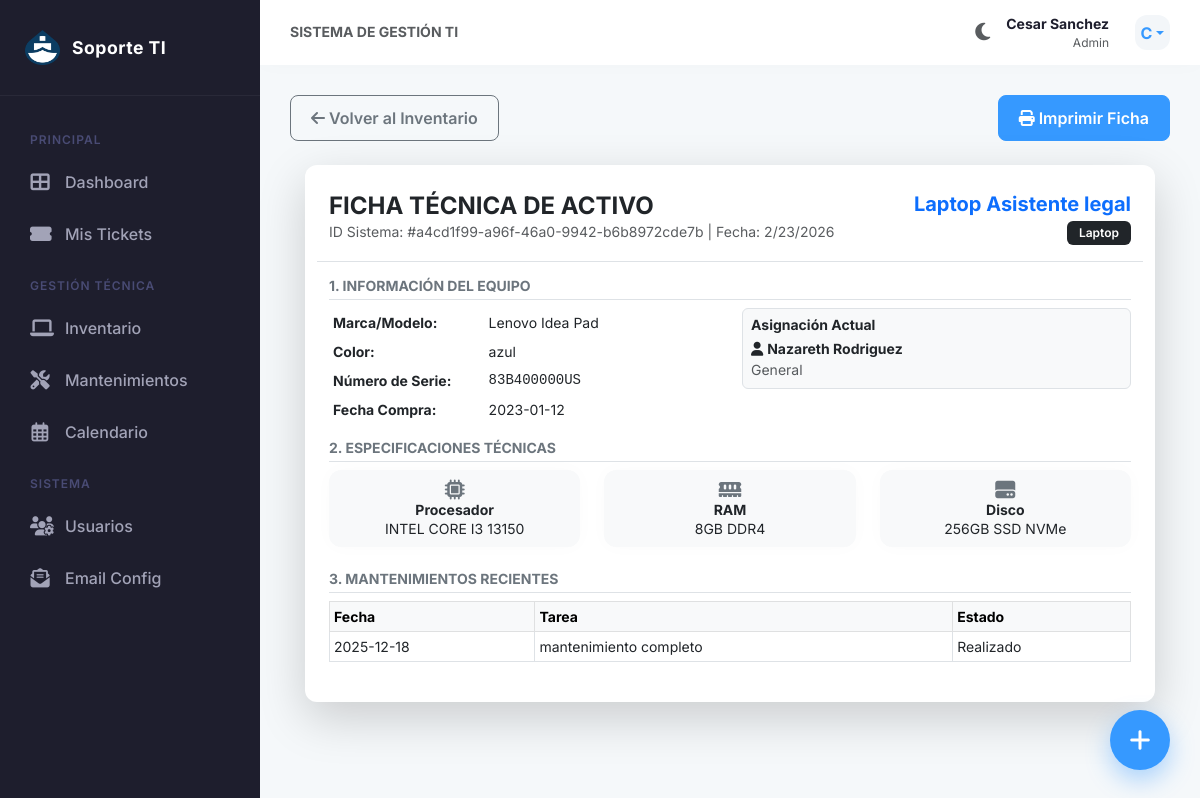
Screenshot of /equipos/ver/a4cd1f99-a96f-46a0-9942-b6b8972cde7b (signed in) with the database file from the repository.
### tables this page shows
CREATE TABLE usuarios (
    id TEXT PRIMARY KEY,
    username TEXT UNIQUE NOT NULL,
    email TEXT UNIQUE,
    password_hash TEXT NOT NULL,
    role TEXT NOT NULL DEFAULT 'user',
    departamento TEXT,
    fecha_creacion TIMESTAMP DEFAULT CURRENT_TIMESTAMP
);

CREATE TABLE equipos (
    id TEXT PRIMARY KEY,
    nombre_equipo TEXT UNIQUE NOT NULL,
    tipo TEXT,
    marca_modelo TEXT,
    numero_serie TEXT UNIQUE,
    fecha_compra DATE,
    procesador TEXT,
    memoria_ram TEXT,
    tipo_ram TEXT,
    disco_duro TEXT,
    tipo_disco TEXT,
    color TEXT,
    notas TEXT,
    usuario_asignado_id TEXT,
    FOREIGN KEY (usuario_asignado_id) REFERENCES usuarios (id) ON DELETE SET NULL
);

CREATE TABLE mantenimientos (
    id TEXT PRIMARY KEY,
    equipo_id TEXT NOT NULL,
    titulo TEXT NOT NULL,
    fecha_programada DATE NOT NULL,
    estado TEXT DEFAULT 'Pendiente',
    tecnico_asignado_id TEXT,
    motivo_reprogramacion TEXT, comentarios TEXT,
    FOREIGN KEY (equipo_id) REFERENCES equipos (id) ON DELETE CASCADE,
    FOREIGN KEY (tecnico_asignado_id) REFERENCES usuarios (id) ON DELETE SET NULL
);

### app.py (the view)
@app.route('/equipos/ver/<equipo_id>')
@login_required
def ver_equipo(equipo_id):
    equipo = repo.get_equipment_by_id(UUID(equipo_id))
    if not equipo:
        flash('Equipo no encontrado.', 'danger')
        return redirect(url_for('lista_equipos'))
    if equipo.usuario_asignado_id:
        user = repo.get_user_by_id(equipo.usuario_asignado_id)
        if user:
            setattr(equipo, 'usuario_asignado', user.username)
            setattr(equipo, 'departamento', user.departamento)
    historial = repo.list_mantenimientos(filters={'equipo_id': equipo_id})
    return render_template('ver_equipo.html', equipo=equipo, historial=historial)

### templates/ver_equipo.html (shortened to what this page needs)
{% extends "layout.html" %}
{% block content %}
<div class="d-flex justify-content-between align-items-center mb-4 d-print-none">
    <a href="{{ url_for('lista_equipos') }}" class="btn btn-outline-secondary">
        <i class="fas fa-arrow-left"></i> Volver al Inventario
    </a>
    <button onclick="window.print()" class="btn btn-primary">
        <i class="fas fa-print"></i> Imprimir Ficha
    </button>
</div>
<div class="card shadow-lg border-0 mx-auto ficha-tecnica" style="max-width: 850px;">
    <div class="card-body p-4">
        <div class="row border-bottom pb-3 mb-3 align-items-center">
            <div class="col-8">
                <h2 class="fw-bold text-uppercase mb-0 fs-4">Ficha Técnica de Activo</h2>
                <p class="text-muted mb-0 small">ID Sistema: #{{ equipo.id }} | Fecha: <script>document.write(new Date().toLocaleDateString())</script></p>
            </div>
            <div class="col-4 text-end">
                <div class="fw-bold text-primary fs-5">{{ equipo.nombre_equipo }}</div>
                <span class="badge bg-dark">{{ equipo.tipo }}</span>
            </div>
        </div>
        <h6 class="text-uppercase text-secondary border-bottom pb-1 mb-2 fw-bold small">1. Información del Equipo</h6>
        <div class="row mb-3">
            <div class="col-md-6">
                <table class="table table-sm table-borderless small mb-0">
                    <tr><td class="fw-bold" width="40%">Marca/Modelo:</td><td>{{ equipo.marca_modelo }}</td></tr>
                    <tr><td class="fw-bold">Color:</td><td>{{ equipo.color or '--' }}</td></tr>
                    <tr><td class="fw-bold">Número de Serie:</td><td class="font-monospace">{{ equipo.numero_serie or 'N/A' }}</td></tr>
                    <tr><td class="fw-bold">Fecha Compra:</td><td>{{ equipo.fecha_compra or 'Desconocida' }}</td></tr>
                </table>
            </div>
            <div class="col-md-6">
                <div class="p-2 bg-light rounded border">
                    <h6 class="fw-bold mb-1 small">Asignación Actual</h6>
                    {% if equipo.usuario_asignado %}
                        <p class="mb-0 small"><i class="fas fa-user"></i> <strong>{{ equipo.usuario_asignado }}</strong></p>
                        <p class="mb-0 small text-muted">{{ equipo.departamento or 'General' }}</p>
                    {% else %}
                        <p class="text-success mb-0 small"><i class="fas fa-box"></i> Disponible en Stock</p>
                    {% endif %}
                </div>
            </div>
        </div>
        <h6 class="text-uppercase text-secondary border-bottom pb-1 mb-2 fw-bold small">2. Especificaciones Técnicas</h6>
        <div class="row mb-3">
            <div class="col-md-4 mb-2">
                <div class="card h-100 bg-light border-0">
                    <div class="card-body text-center p-2">
                        <i class="fas fa-microchip fa-lg text-secondary mb-1"></i>
                        <h6 class="card-title fw-bold small mb-0">Procesador</h6>
                        <p class="card-text small mb-0">{{ equipo.procesador or '--' }}</p>
                    </div>
                </div>
            </div>
            <div class="col-md-4 mb-2">
                <div class="card h-100 bg-light border-0">
                    <div class="card-body text-center p-2">
                        <i class="fas fa-memory fa-lg text-secondary mb-1"></i>
                        <h6 class="card-title fw-bold small mb-0">RAM</h6>
                        <p class="card-text small mb-0">{{ equipo.memoria_ram or '--' }} {{ equipo.tipo_ram or '' }}</p>
                    </div>
                </div>
            </div>
            <div class="col-md-4 mb-2">
                <div class="card h-100 bg-light border-0">
                    <div class="card-body text-center p-2">
                        <i class="fas fa-hdd fa-lg text-secondary mb-1"></i>
                        <h6 class="card-title fw-bold small mb-0">Disco</h6>
                        <p class="card-text small mb-0">{{ equipo.disco_duro or '--' }} {{ equipo.tipo_disco or '' }}</p>
                    </div>
                </div>
            </div>
        </div>
        <h6 class="text-uppercase text-secondary border-bottom pb-1 mb-2 fw-bold small">3. Mantenimientos Recientes</h6>
        <table class="table table-bordered table-sm small mb-3">
            <thead class="table-light">
                <tr>
                    <th>Fecha</th>
                    <th>Tarea</th>
                    <th>Estado</th>
                </tr>
            </thead>
            <tbody>
                {% for mant in historial[:3] %}
                <tr>
                    <td>{{ mant.fecha_programada }}</td>
                    <td class="text-truncate" style="max-width: 200px;">{{ mant.titulo }}</td>
                    <td>{{ mant.estado }}</td>
                </tr>
                {% else %}
                <tr><td colspan="3" class="text-center text-muted">Sin mantenimientos registrados</td></tr>
                {% endfor %}
            </tbody>
        </table>
    </div>
</div>
{% endblock %}

### templates/layout.html (shortened to what this page needs)
<!DOCTYPE html>
<html lang="es">
<head>
    <link href="https://cdn.jsdelivr.net/npm/bootstrap@5.3.0/dist/css/bootstrap.min.css" rel="stylesheet">
    <link rel="stylesheet" href="https://cdnjs.cloudflare.com/ajax/libs/font-awesome/6.4.0/css/all.min.css">
    <link rel="stylesheet" href="https://cdn.datatables.net/1.13.4/css/dataTables.bootstrap5.min.css">
    <link rel="stylesheet" href="https://cdn.datatables.net/responsive/2.4.1/css/responsive.bootstrap5.min.css">
    <link rel="stylesheet" href="https://cdn.datatables.net/buttons/2.3.6/css/buttons.bootstrap5.min.css">
    <link rel="stylesheet" href="{{ url_for('static', filename='css/style.css') }}">
    <link rel="stylesheet" href="https://cdn.jsdelivr.net/npm/sweetalert2@11/dist/sweetalert2.min.css">
</head>
<body>
    <div class="app-wrapper">
        {% if session.get('user_id') %}
        <aside class="sidebar" id="sidebar">
            <div class="sidebar-header">
                <img src="{{ url_for('static', filename='img/logo.png') }}" alt="Logo" class="sidebar-logo">
                <h1 class="sidebar-title">Soporte TI</h1>
            </div>
            <div class="sidebar-menu">
                <div class="menu-section">Principal</div>
                <div class="menu-item">
                    <a href="{{ url_for('dashboard') }}"
                        class="menu-link {% if request.endpoint == 'dashboard' %}active{% endif %}">
                        <i class="fas fa-th-large"></i> Dashboard
                    </a>
                </div>
                <div class="menu-item">
                    <a href="{{ url_for('lista_soportes') }}"
                        class="menu-link {% if request.endpoint == 'lista_soportes' %}active{% endif %}">
                        <i class="fas fa-ticket-alt"></i> Mis Tickets
                    </a>
                </div>
                {% if session.get('role') in ['admin', 'tecnico'] %}
                <div class="menu-section">Gestión Técnica</div>
                <div class="menu-item">
                    <a href="{{ url_for('lista_equipos') }}"
                        class="menu-link {% if request.endpoint == 'lista_equipos' %}active{% endif %}">
                        <i class="fas fa-laptop"></i> Inventario
                    </a>
                </div>
                <div class="menu-item">
                    <a href="{{ url_for('lista_mantenimientos') }}"
                        class="menu-link {% if request.endpoint == 'lista_mantenimientos' %}active{% endif %}">
                        <i class="fas fa-tools"></i> Mantenimientos
                    </a>
                </div>
                <div class="menu-item">
                    <a href="{{ url_for('ver_calendario') }}"
                        class="menu-link {% if request.endpoint == 'ver_calendario' %}active{% endif %}">
                        <i class="far fa-calendar-alt"></i> Calendario
                    </a>
                </div>
                {% endif %}
                {% if session.get('role') == 'admin' %}
                <div class="menu-section">Sistema</div>
                <div class="menu-item">
                    <a href="{{ url_for('admin_usuarios') }}"
                        class="menu-link {% if request.endpoint == 'admin_usuarios' %}active{% endif %}">
                        <i class="fas fa-users-cog"></i> Usuarios
                    </a>
                </div>
                <div class="menu-item">
                    <a href="{{ url_for('admin_config_email') }}"
                        class="menu-link {% if request.endpoint == 'admin_config_email' %}active{% endif %}">
                        <i class="fas fa-envelope-open-text"></i> Email Config
                    </a>
                </div>
                {% endif %}
            </div>
        </aside>
        {% endif %}
        <div class="main-content">
            {% if session.get('user_id') %}
            <header class="top-bar">
                <div class="d-flex align-items-center">
                    <h5 class="mb-0 text-muted small fw-bold text-uppercase d-none d-md-block">
                        {% if request.endpoint == 'dashboard' %}Panel de Control
                        {% elif request.endpoint == 'lista_soportes' %}Gestión de Tickets
                        {% elif request.endpoint == 'lista_equipos' %}Fichas de Inventario
                        {% elif request.endpoint == 'lista_mantenimientos' %}Cronograma de Tareas
                        {% else %}Sistema de Gestión TI{% endif %}
                    </h5>
                </div>
                <div class="user-profile dropdown d-flex align-items-center">
                    <button class="btn btn-link text-muted me-3 p-0 border-0 shadow-none" id="themeToggle"
                        title="Cambiar Tema">
                        <i class="fas fa-moon fs-5" id="themeIcon"></i>
                    </button>
                    <div class="d-flex flex-column text-end me-3 d-none d-sm-flex">
                        <span class="fw-bold small">{{ session.get('username') }}</span>
                        <span class="text-muted" style="font-size: 0.75rem;">{{ session.get('role') | capitalize
                            }}</span>
                    </div>
                    <div class="avatar-circle dropdown-toggle" data-bs-toggle="dropdown">
                        {{ session.get('username')[0].upper() }}
                    </div>
                </div>
            </header>
            {% endif %}
            <main class="content-body">
                {% block content %}{% endblock %}
            </main>
            <div class="fab-container">
                <a href="{{ url_for('agregar') }}" class="fab" title="Nuevo Ticket">
                    <i class="fas fa-plus"></i>
                </a>
            </div>
        </div>
    </div>
    <div class="toast-container position-fixed bottom-0 end-0 p-3" style="z-index: 2000;">
    </div>
</body>
</html>

### rows the page displays
usuarios: get "Cesar Sanchez", get "Admin"
equipos: nombre_equipo "Laptop Asistente legal", tipo "Laptop", marca_modelo "Lenovo Idea Pad", color "azul", numero_serie "83B400000US", fecha_compra "2023-01-12", procesador "INTEL CORE I3 13150", memoria_ram "8GB", tipo_ram "DDR4", disco_duro "256GB", tipo_disco "SSD NVMe"
usuarios: usuario_asignado "Nazareth Rodriguez"
mantenimientos: fecha_programada "2025-12-18", titulo "mantenimiento completo", estado "Realizado"

### other values shown
{{ session.get('username')[0].upper() }} "C"
{{ equipo.id }} "a4cd1f99-a96f-46a0-9942-b6b8972cde7b"
{{ equipo.departamento or 'General' }} "General"
